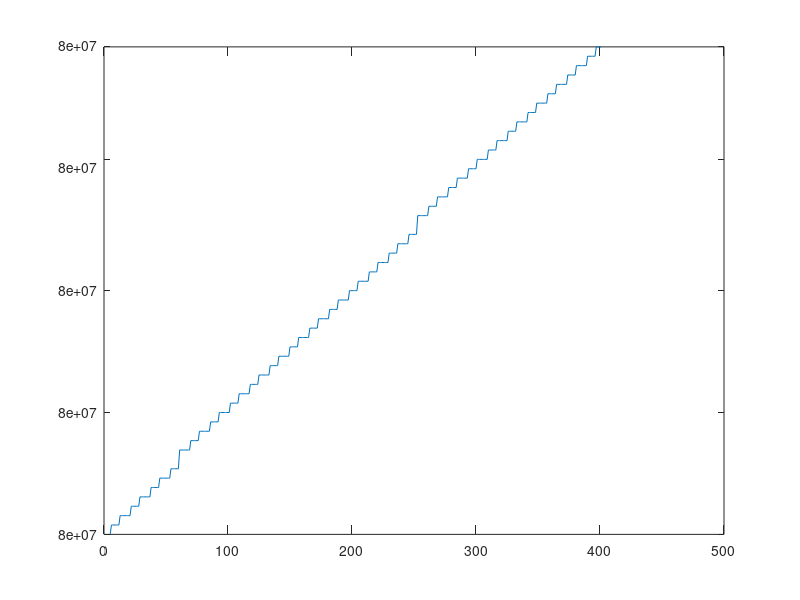

MATLAB code for this plot: (Note: this script raises an error after producing the figure.)
y = [80000000:80000400];
x = [1:size(y, 2)];
pl = plot(x, y);
ax = ancestor(pl, 'axes');
ax.YAxis.Exponent = 0;
ytickformat('%d');
